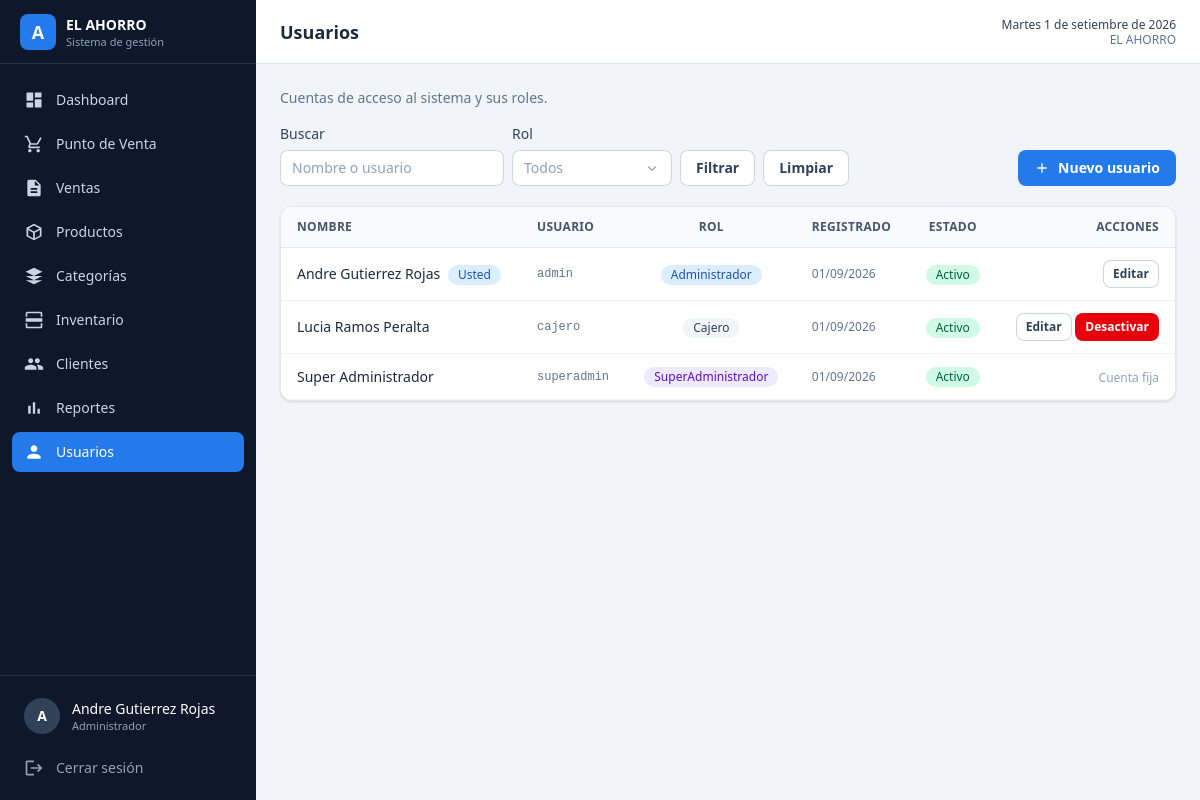
The page /pages/usuarios.php (signed in) on the database as committed earlier.
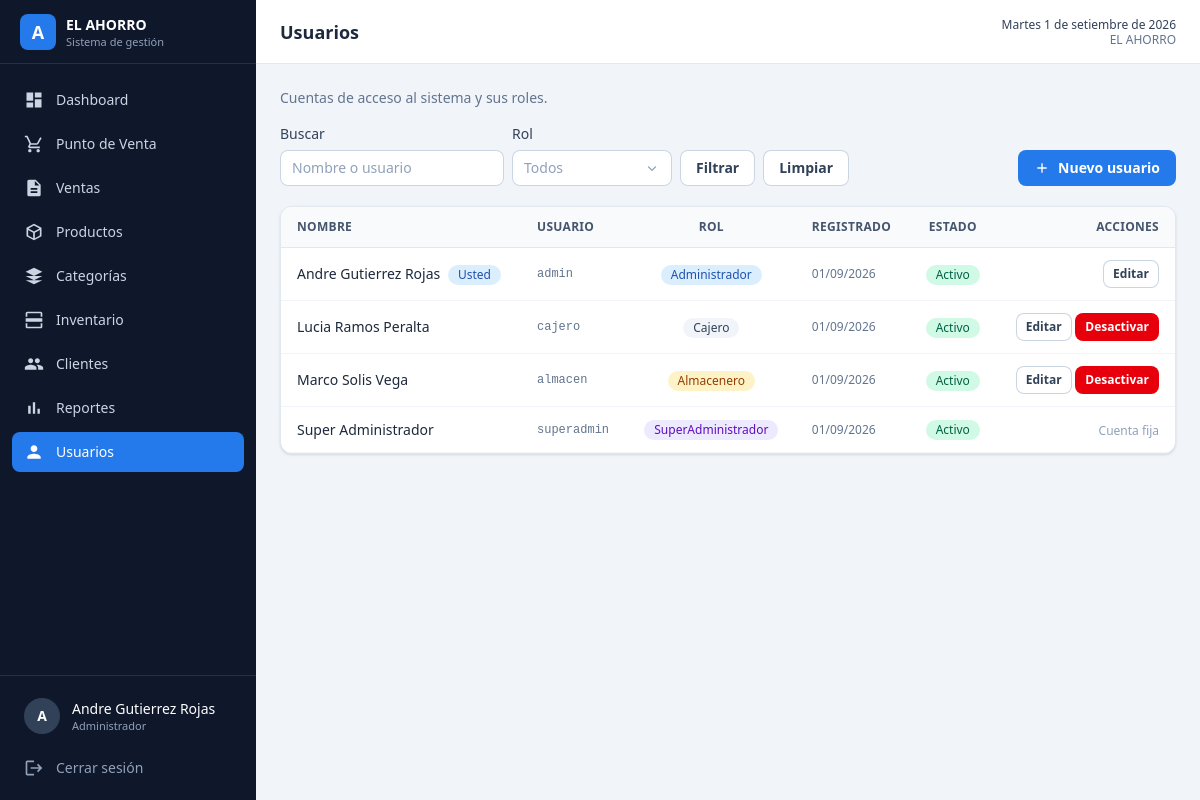
The same page on the database as committed later.
### tables this page shows
CREATE TABLE usuarios (
    id_usuario         INT AUTO_INCREMENT PRIMARY KEY,
    nombre             VARCHAR(100)  NOT NULL,
    usuario            VARCHAR(50)   NOT NULL,
    password           VARCHAR(255)  NOT NULL,
    email              VARCHAR(100)  NULL,
    rol                ENUM('SuperAdministrador','Administrador','Cajero','Almacenero') NOT NULL DEFAULT 'Cajero',
    estado             TINYINT(1)    NOT NULL DEFAULT 1,
    reset_token_hash   VARCHAR(255)  NULL,
    reset_token_expira DATETIME      NULL,
    created_at         TIMESTAMP     NOT NULL DEFAULT CURRENT_TIMESTAMP,
    updated_at         TIMESTAMP     NULL DEFAULT NULL ON UPDATE CURRENT_TIMESTAMP,
    CONSTRAINT uq_usuarios_usuario UNIQUE (usuario)
);

### config.php (called while the page is built, shortened)
<?php
function e($valor)
{
    return htmlspecialchars((string) $valor, ENT_QUOTES, 'UTF-8');
}
function asset_url($rutaRelativa)
{
    $rutaAbsoluta = ROOT_PATH . '/' . ltrim($rutaRelativa, '/');
    $version      = file_exists($rutaAbsoluta) ? filemtime($rutaAbsoluta) : time();
    return BASE_URL . $rutaRelativa . '?v=' . $version;
}
function strftime_es($timestamp = null)
{
    $timestamp = $timestamp ?? time();
    $dias = [
        'Sunday' => 'domingo', 'Monday' => 'lunes', 'Tuesday' => 'martes',
        'Wednesday' => 'miércoles', 'Thursday' => 'jueves',
        'Friday' => 'viernes', 'Saturday' => 'sábado',
    ];
    $meses = [
        1 => 'enero', 2 => 'febrero', 3 => 'marzo', 4 => 'abril',
        5 => 'mayo', 6 => 'junio', 7 => 'julio', 8 => 'agosto',
        9 => 'setiembre', 10 => 'octubre', 11 => 'noviembre', 12 => 'diciembre',
    ];
    $dia = $dias[date('l', $timestamp)];
    $mes = $meses[(int) date('n', $timestamp)];
    return $dia . ' ' . date('j', $timestamp) . ' de ' . $mes . ' de ' . date('Y', $timestamp);
}
function fecha_corta($valor)
{
    return date('d/m/Y', strtotime($valor));
}

### database/Conexion.php (called while the page is built)
<?php
class Conexion
{
    private static $instancia = null;
    public static function conectar()
    {
        if (self::$instancia !== null) {
            return self::$instancia;
        }
        try {
            $host = $_ENV['DB_HOST'] ?? (getenv('DB_HOST') ?: 'localhost');
            $db   = $_ENV['DB_NAME'] ?? (getenv('DB_NAME') ?: 'minimarket');
            $user = $_ENV['DB_USER'] ?? (getenv('DB_USER') ?: 'root');
            $pass = $_ENV['DB_PASS'] ?? (getenv('DB_PASS') ?: '');
            $conexion = new PDO(
                'mysql:host=' . $host . ';dbname=' . $db . ';charset=utf8mb4',
                $user,
                $pass,
                [
                    PDO::ATTR_ERRMODE            => PDO::ERRMODE_EXCEPTION,
                    PDO::ATTR_DEFAULT_FETCH_MODE => PDO::FETCH_ASSOC,
                    PDO::ATTR_EMULATE_PREPARES   => false,
                ]
            );
            self::$instancia = $conexion;
            return $conexion;
        } catch (PDOException $e) {
            die('Error de conexión a la base de datos: ' . $e->getMessage());
        }
    }
}

### models/Configuracion.php (called while the page is built, shortened)
<?php
require_once __DIR__ . '/../database/Conexion.php';
class Configuracion
{
    private $conexion;
    public function __construct()
    {
        $this->conexion = Conexion::conectar();
    }
    public function todos()
    {
        $filas = $this->conexion->query("SELECT clave, valor FROM configuracion")->fetchAll();
        $valores = [];
        foreach ($filas as $fila) {
            $valores[$fila['clave']] = $fila['valor'];
        }
        return $valores;
    }
    public function obtener($clave, $porDefecto = '')
    {
        $valores = $this->todos();
        return $valores[$clave] ?? $porDefecto;
    }
}

### middleware/Auth.php (called while the page is built, shortened)
<?php
class Auth
{
    public static function id()
    {
        return $_SESSION['usuario']['id_usuario'] ?? null;
    }
    public static function rol()
    {
        return $_SESSION['usuario']['rol'] ?? null;
    }
    public static function nombre()
    {
        return $_SESSION['usuario']['nombre'] ?? '';
    }
    public static function esSuperAdministrador()
    {
        return self::rol() === 'SuperAdministrador';
    }
}

### controllers/UsuarioController.php (called while the page is built, shortened)
<?php
require_once __DIR__ . '/../models/Usuario.php';
class UsuarioController
{
    private $modelo;
    public function __construct()
    {
        $this->modelo = new Usuario();
    }
    public function listar($busqueda = '', $rol = '')
    {
        return $this->modelo->listar($busqueda, $rol);
    }
}

### models/Usuario.php (called while the page is built, shortened)
<?php
require_once __DIR__ . '/../database/Conexion.php';
class Usuario
{
    private $conexion;
    public function __construct()
    {
        $this->conexion = Conexion::conectar();
    }
    public function listar($busqueda = '', $rol = '')
    {
        $sql = "
            SELECT id_usuario, nombre, usuario, rol, estado, created_at
            FROM usuarios
            WHERE 1 = 1
        ";
        $parametros = [];
        $sql .= " ORDER BY nombre ASC";
        $stmt = $this->conexion->prepare($sql);
        $stmt->execute($parametros);
        return $stmt->fetchAll();
    }
}

### pages/usuarios.php (the view, shortened to what this page needs)
<?php
require_once __DIR__ . '/../config.php';
require_once __DIR__ . '/../middleware/Auth.php';
require_once __DIR__ . '/../controllers/UsuarioController.php';
$controlador = new UsuarioController();
$busqueda = trim($_GET['q'] ?? '');
$rol      = $_GET['rol'] ?? '';
$usuarios = $controlador->listar($busqueda, $rol);
$titulo = 'Usuarios';
$activo = 'usuarios';
require __DIR__ . '/../components/layout_inicio.php';
?>
<p class="mb-4 text-sm text-slate-500">Cuentas de acceso al sistema y sus roles.</p>
<div class="mb-5 flex flex-wrap items-end justify-between gap-3">
    <form method="GET" action="<?= BASE_URL ?>usuarios" class="flex flex-wrap items-end gap-2">
        <div>
            <label for="q" class="etiqueta">Buscar</label>
            <input type="search" id="q" name="q" value="<?= e($busqueda) ?>"
                class="campo w-56" placeholder="Nombre o usuario">
        </div>
        <div>
            <label for="rol" class="etiqueta">Rol</label>
        </div>
        <button type="submit" class="btn-secundario">Filtrar</button>
        <a href="<?= BASE_URL ?>usuarios" class="btn-secundario">Limpiar</a>
    </form>
    <button type="button" class="btn-primario" onclick="abrirModal()">
        <svg class="h-4 w-4" viewBox="0 0 24 24" fill="currentColor">
            <path d="M19 13h-6v6h-2v-6H5v-2h6V5h2v6h6v2z" />
        </svg>
        Nuevo usuario
    </button>
</div>
<div class="tarjeta overflow-hidden">
    <div class="hidden overflow-x-auto sm:block">
        <table class="tabla">
            <thead>
                <tr>
                    <th>Nombre</th>
                    <th>Usuario</th>
                    <th class="text-center">Rol</th>
                    <th>Registrado</th>
                    <th class="text-center">Estado</th>
                    <th class="text-right">Acciones</th>
                </tr>
            </thead>
            <tbody>
                <?php foreach ($usuarios as $usuario): ?>
                    <tr>
                        <td class="font-medium text-slate-800">
                            <?= e($usuario['nombre']) ?>
                            <?php if ((int) $usuario['id_usuario'] === Auth::id()): ?>
                                <span class="badge-azul ml-1">Usted</span>
                            <?php endif; ?>
                        </td>
                        <td class="font-mono text-xs text-slate-500"><?= e($usuario['usuario']) ?></td>
                        <td class="text-center">
                            <?php
                            $claseRol = match ($usuario['rol']) {
                                'SuperAdministrador' => 'badge-morado',
                                'Administrador'       => 'badge-azul',
                                'Almacenero'          => 'badge-ambar',
                                default               => 'badge-gris',
                            };
                            ?>
                            <span class="<?= $claseRol ?>">
                                <?= e($usuario['rol']) ?>
                            </span>
                        </td>
                        <td class="text-xs text-slate-500"><?= fecha_corta($usuario['created_at']) ?></td>
                        <td class="text-center">
                            <?php if ((int) $usuario['estado'] === 1): ?>
                                <span class="badge-verde">Activo</span>
                            <?php else: ?>
                                <span class="badge-gris">Inactivo</span>
                            <?php endif; ?>
                        </td>
                        <td class="text-right whitespace-nowrap">
                            <?php if ($usuario['rol'] === 'SuperAdministrador'): ?>
                                <span class="text-xs text-slate-400">Cuenta fija</span>
                            <?php elseif ($usuario['rol'] === 'Administrador' && !Auth::esSuperAdministrador() && (int) $usuario['id_usuario'] !== Auth::id()): ?>
                                <span class="text-xs text-slate-400">Solo el SuperAdministrador puede editarlo</span>
                            <?php else: ?>
                                <button type="button" class="btn-secundario btn-sm"
                                    onclick='editar(<?= json_encode($usuario, JSON_HEX_APOS | JSON_HEX_QUOT) ?>)'>
                                    Editar
                                </button>
                                <?php if ((int) $usuario['id_usuario'] !== Auth::id()): ?>
                                    <form method="POST" action="<?= BASE_URL ?>usuarios" class="inline">
                                        <button type="submit"
                                            class="<?= (int) $usuario['estado'] === 1 ? 'btn-peligro' : 'btn-exito' ?> btn-sm">
                                            <?= (int) $usuario['estado'] === 1 ? 'Desactivar' : 'Activar' ?>
                                        </button>
                                    </form>
                                <?php endif; ?>
                            <?php endif; ?>
                        </td>
                    </tr>
                <?php endforeach; ?>
            </tbody>
        </table>
    </div>
</div>
<?php require __DIR__ . '/../components/layout_fin.php'; ?>

### components/layout_inicio.php (shortened to what this page needs)
<?php
require_once __DIR__ . '/../models/Configuracion.php';
$titulo = $titulo ?? 'Minimarket';
$activo = $activo ?? '';
$__rolActual = Auth::rol();
$__nombreComercial = (new Configuracion())->obtener('nombre_comercial', 'EL AHORRO');
?>
<!DOCTYPE html>
<html lang="es">
<head>
    <link rel="stylesheet" href="<?= asset_url('assets/css/tailwind.css') ?>">
</head>
<body class="min-h-screen bg-slate-100 font-sans text-slate-800">
    <div class="flex min-h-screen">
        <aside id="sidebar"
            class="fixed inset-y-0 left-0 z-40 flex w-64 -translate-x-full flex-col bg-slate-900 transition-transform lg:translate-x-0 no-imprimir">
            <div class="flex h-16 items-center gap-2.5 border-b border-slate-700/60 px-5">
                <span class="flex h-9 w-9 items-center justify-center rounded-lg bg-marca-600 text-lg font-bold text-white">A</span>
                <div class="leading-tight">
                    <p class="text-sm font-semibold text-white"><?= e($__nombreComercial) ?></p>
                    <p class="text-[11px] text-slate-400">Sistema de gestión</p>
                </div>
            </div>
            <nav class="flex-1 space-y-1 overflow-y-auto px-3 py-4">
                <?php foreach (menu_items() as $item): ?>
                    <a href="<?= BASE_URL . $item['ruta'] ?>"
                        class="nav-item <?= $activo === $item['clave'] ? 'nav-item-activo' : '' ?>">
                        <svg class="h-5 w-5 shrink-0" viewBox="0 0 24 24" fill="currentColor" aria-hidden="true">
                            <?= $item['icono'] ?>
                        </svg>
                        <span><?= e($item['texto']) ?></span>
                    </a>
                <?php endforeach; ?>
            </nav>
            <div class="border-t border-slate-700/60 p-3">
                <div class="flex items-center gap-3 rounded-lg px-3 py-2.5">
                    <span class="flex h-9 w-9 shrink-0 items-center justify-center rounded-full bg-slate-700 text-sm font-semibold text-white">
                        <?= e(mb_strtoupper(mb_substr(Auth::nombre(), 0, 1))) ?>
                    </span>
                    <div class="min-w-0 leading-tight">
                        <p class="truncate text-sm font-medium text-white"><?= e(Auth::nombre()) ?></p>
                        <p class="text-[11px] text-slate-400"><?= e($__rolActual) ?></p>
                    </div>
                </div>
                <a href="<?= BASE_URL ?>logout"
                    class="nav-item mt-1 text-slate-400 hover:text-white">
                    <svg class="h-5 w-5 shrink-0" viewBox="0 0 24 24" fill="currentColor">
                        <path d="M17 7l-1.41 1.41L18.17 11H8v2h10.17l-2.58 2.59L17 17l5-5-5-5zM4 5h8V3H4c-1.1 0-2 .9-2 2v14c0 1.1.9 2 2 2h8v-2H4V5z" />
                    </svg>
                    <span>Cerrar sesión</span>
                </a>
            </div>
        </aside>
        <div class="flex min-w-0 flex-1 flex-col lg:ml-64">
            <header class="sticky top-0 z-20 flex h-16 items-center gap-4 border-b border-slate-200 bg-white px-4 sm:px-6 no-imprimir">
                <h1 class="min-w-0 flex-1 truncate text-lg font-semibold text-slate-800">
                    <?= e($titulo) ?>
                </h1>
                <div class="hidden text-right text-xs leading-tight text-slate-500 sm:block">
                    <p class="font-medium text-slate-700"><?= e(ucfirst(strftime_es())) ?></p>
                    <p><?= e($__nombreComercial) ?></p>
                </div>
            </header>
            <main class="flex-1 p-4 sm:p-6">

### components/layout_fin.php (shortened to what this page needs)
            </main>
        </div>
    </div>
</body>
</html>

Rows that differ between the two databases and show on the page:
added usuarios: nombre "Marco Solis Vega", usuario "almacen", rol "Almacenero", created_at "01/09/2026", estado "Activo"
